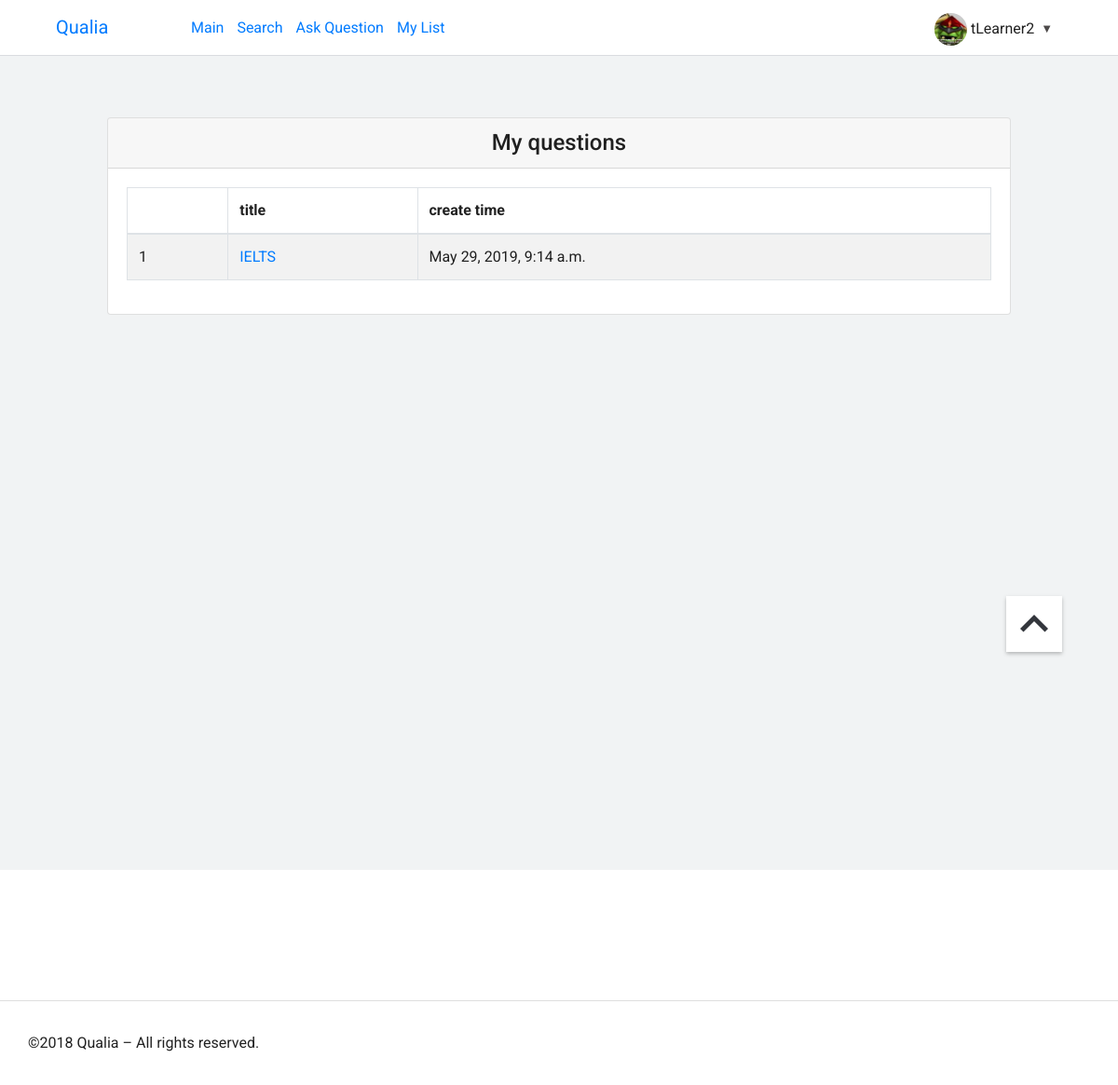
/task/my-gigs/ (signed in), run on an earlier commit of the app's database.
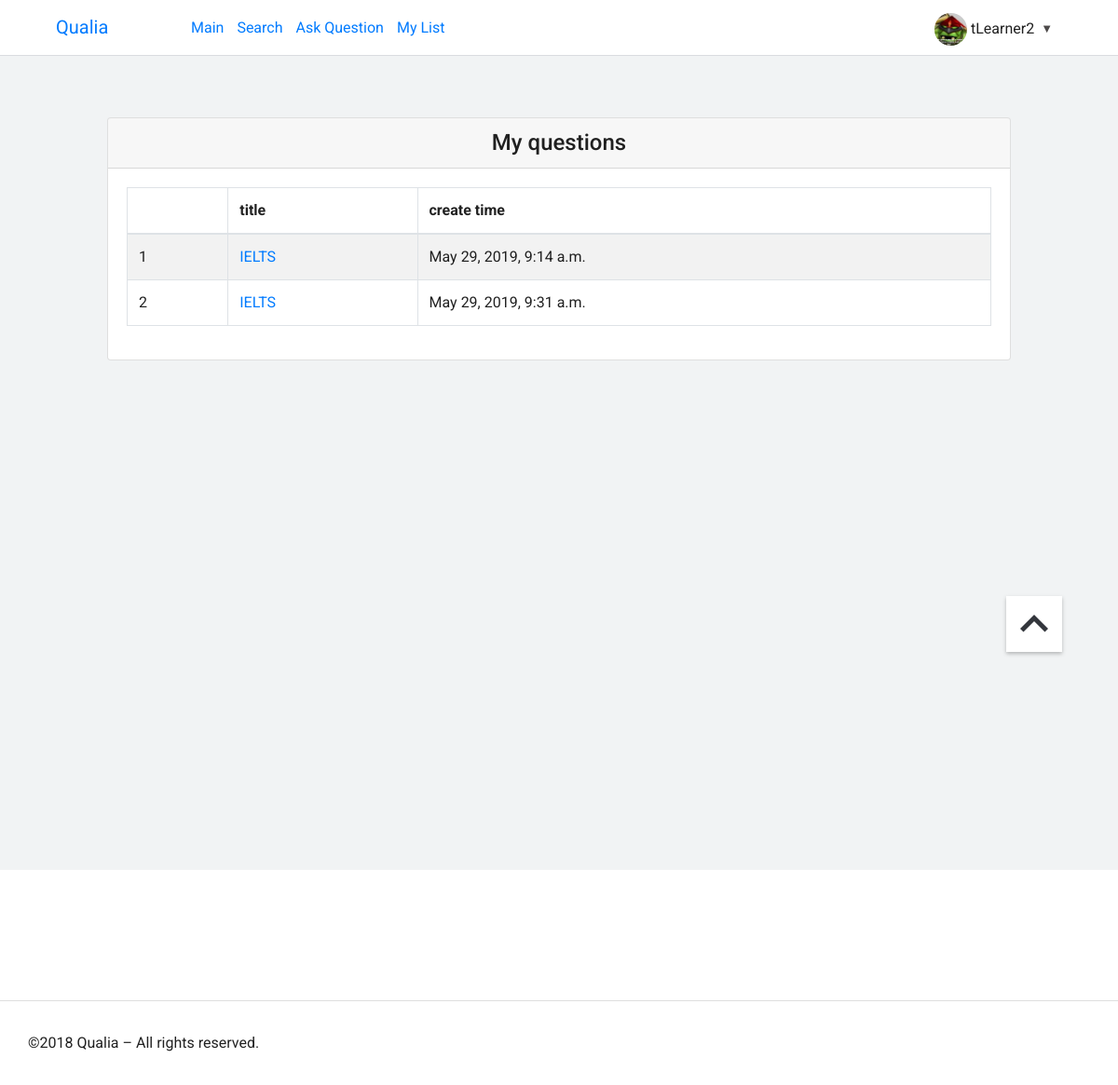
And on a later commit of the database.
### taskerapp/models.py (models this page shows, shortened)
class Profile(models.Model):
    user = models.OneToOneField(User, on_delete=models.CASCADE, )
    status = models.CharField(max_length=500,  blank=True, null=True)
    logo = models.ImageField(upload_to='task_logo/', blank=True, null=True)
    role = models.CharField(max_length=30, blank=True)

class Gig(models.Model):
    CATEGORY_CHOICES = (
        ("ЕГЭ егэ английский Английский Язык язык", "ЕГЭ:Английский язык"),
        ("IELTS ielts шудеы", "IELTS"),
        ("TOEFL toefl ещуад", "TOEFL"),
    )
    category = models.CharField(max_length=50, choices=CATEGORY_CHOICES)
    questions = RichTextField(blank=True, null=True)
    answers = RichTextField(blank=True, null=True)
    status = models.BooleanField(default=True)
    user = models.ForeignKey(User)
    songfile = models.FileField(upload_to='songs', blank=True)
    create_time = models.DateTimeField(default=timezone.now)

### taskerapp/views.py (the view)
# urls.py: url(r'^task/my-gigs/$', views.my_gigs,
@login_required(login_url='/task/sign-in/' )
def my_gigs(request):
    gigs = Gig.objects.filter(user = request.user)
    return render(request, 'task/my_gigs.html', {"gigs":gigs })

### taskerapp/templates/task/my_gigs.html
{% extends 'base.html' %}
{% load staticfiles %}
{% block page %}
<div class="card">
    <h4 class="text-center card-header"> My questions</h4>
    <div class="card-body">
        <table class="table table-bordered table-striped">
            <thead class="">
                <tr>
                  <th>
                        <th> title</th>
                        <th>create time</th>
                    </th>
                </tr>
            </thead>
            <tbody>
                {% for gig in gigs %}
                <tr>
                    <td>{{forloop.counter}}</td>
                    <td><a href="{% url 'gig-detail' gig.id %}">  {{ gig.get_category_display}}
                        </a></td>
                    <td>{{gig.create_time}}</td>
                </tr>
                {% endfor %}
            </tbody>
        </table>
    </div>
</div>
{% endblock %}

### taskerapp/templates/base.html (shortened to what this page needs)
{% load staticfiles %}
{% load static %}
<!DOCTYPE html>
<html lang="en">
<head>
    <link rel="stylesheet" href="{% static 'css/bootstrap.min.css' %}">
    <link rel="stylesheet" href="{% static 'css/style.css' %}">
</head>
<body class="body-content">
    <div id="app" class="container">
        <div class="mainHeader ">
            <div class="header" id="header">
                <div class="textHeader "><a style=" text-decoration:none;" >Qualia </a> </div>
                <div id="btn-top"><span><i class="material-icons expand-less">expand_less</i></span></div>
                <div class="headerMainWrapper">
                    <div>  <a href="{% url 'task-home' %}"> Main  </a> <a class="" href="{% url 'search' %}">Search</a>
                        {% if user.profile.role == 'learner' %}  <a href="{% url 'create-gig' %}">Ask Question</a> {% endif %}
                        {% if user.profile.role == 'learner' %}   <a href="{% url 'my-gigs' %}" >My List</a>{% endif %}</div>
                </div>
                <div class="headerUserWrapper" >
                    <div class="headerUser">
                        <img class="logo" width="35" height="35" src="{% if user.profile.logo %} {{MEDIA_URL}}{{request.user.profile.logo}} {% else %}
                        {% static 'img/user2.png' %} {% endif %} {% if user.profile.logo == none %}  {% static 'img/user.png' %} {% endif %} " >
                        <span style="margin-top:12px;">{{request.user.username}} <span style="padding-left:3px; font-size: 13px;  vertical-align: text-top; color:rgb(77, 74, 74);"> &#9660;</span></span>
                    </div>
                </div>
            </div>
        </div>
        <div class="Main ">
            <div class="container-fluid">
                <div class="row">
                    <div class="col-lg-12 col-md-10 col-sm-10 content">
                        {% block page %}{% endblock %}
                    </div>
                </div>
            </div>
        </div>
    </div>
    <div class="footer">
            <div style="display:flex;">
        <div style=" width:100%; height: 140px ; background:rgb(255, 255, 255); "></div>
        </div>
        <div>
        <div style="width:100%; padding:30px; border-top:1px solid rgba(70, 70, 70, 0.178);line-height:30px; background:rgb(255, 255, 255);">©2018 Qualia – All rights reserved.</div>
    </div>
  </div>
</body>
</html>

### taskerapp/static/css/style.css (style rules this page uses)
.Main { width: 1000px; transform: translate(-50%); position: relative; left: 50%; top:60px; margin-bottom:80px; }
.container { padding:0px !important }
.body-content { background-color: #F1F3F4; }
body { background-color:#F0F3F5; overflow: auto; font-family: 'Roboto', sans-serif; color: rgba(0, 0, 0, 0.87); }
#btn-top { display: block; position: absolute; background: rgba(255, 255, 255, 0.0); text-align: center; right: 0px; top:0px; transition: background-color .3s; z-index: 1000; width: 60px; height: 60px; }
.headerUserWrapper { position: absolute; right:60px; top:0px; padding-left:5px; padding-right:10px; height: 60px; width: auto; transition: .15s ease-in-out; transition-property: background; }
.headerUser { position: relative; top:14px; color: rgba(0, 0, 0, 0.87); }
.header { color: black; height: 60px; border-bottom:1px solid #DADCE0; background: rgb(255, 255, 255); transition: 0.3s ease-in-out; transition-property: all; }
.headerMainWrapper { position: absolute; width: 100%; height: 40%; left:200px; top:18px; }
.headerMainWrapper > div > a:first-child { padding:5px; }
.headerMainWrapper > div > a { padding:5px; }
.mainHeader { position: fixed; margin-top: 0px; border-radius: 4px; height: 60px; width: 100%; z-index: 1001; top:0px; left:0px; transform: translate(-50%); left: 50%; }
.textHeader { position: absolute; top: 14px; left: 60px; color:#007BFF; background-size: 100px 110px; background-clip: text; font-size: 20px; }
.content { margin-top:30px; min-height: 100vh; right: 0px; background-color: #F1F3F4; }
.card { margin-top: 12px !important; margin-bottom: 30px ; padding-top: 0px !important; }
.logo { clip-path: circle(50.1% at 50% 50%); padding: 0; position: relative; object-fit: cover; }
@media only screen and (min-width: 900px) { #btn-top { box-shadow: 0px 2px 4px 0px rgba(0, 0, 0, 0.25); background: white; right: 5vw; top:80vh; } }
.expand-less { font-size: 60px !important; color:rgba(15, 19, 26, 0.85); }
.footer { position: absolute; width: 100% !important; display:inline-block; }

What changed in the data, as far as the page shows it:
added Gig: category "IELTS", create_time "May 29, 2019, 9:31 a.m."
